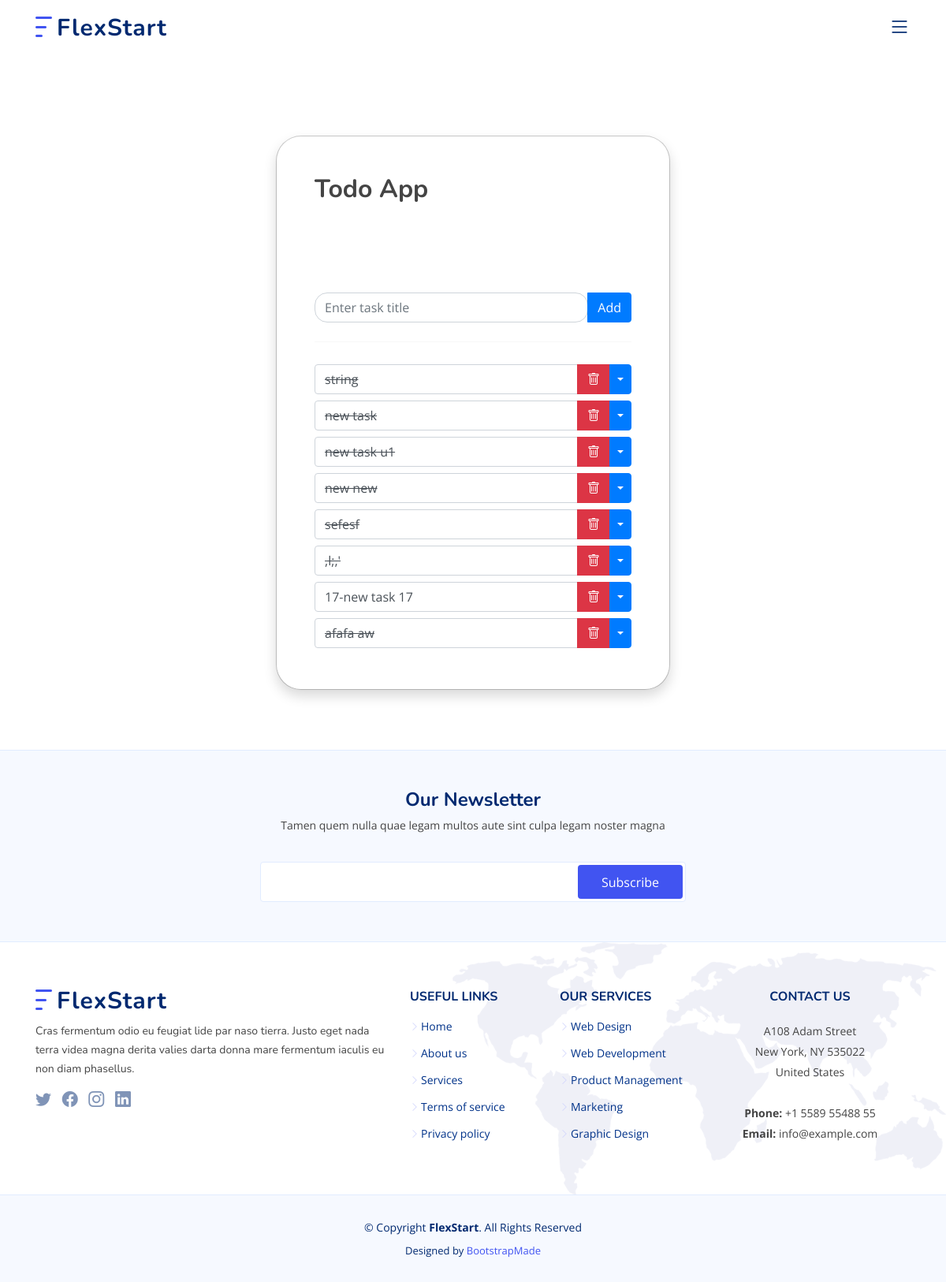
/todo/tasks/ (signed in), run on the app's committed database.
### app_todo/models.py (models this page shows, shortened)
class Task(models.Model):
    user = models.ForeignKey(Profile, on_delete=models.CASCADE, null=True, blank=True)
    title = models.CharField(max_length=200)
    status = models.BooleanField(default=False)
    created_date = models.DateTimeField(auto_now_add=True)
    def __str__(self):
        return str(self.id) + "-" + str(self.title)
    class Meta:
        db_table = "app_todo_task"

### app_todo/views.py (the view)
# urls.py: path("tasks/", TaskList.as_view(), name="task_list"),
class TaskList(LoginRequiredMixin, ListView):
    context_object_name = "tasks"
    template_name = "app_todo/task_list.html"
    def get_queryset(self):
        return Task.objects.filter(user=self.request.user.profile)

### templates/app_todo/task_list.html (shortened to what this page needs)
{% extends 'base/_base.html' %}
{% load static %}
{% block content %}
<div class="modal modal-signin position-static d-block  py-5" tabindex="-1" role="dialog" id="modalSignin">
  <div class="modal-dialog" role="document">
    <div class="modal-content rounded-5 shadow">
      <div class="modal-header p-5 pb-4 border-bottom-0">
        <h2 class="fw-bold mb-0">Todo App</h2>
      </div>
      <div class="modal-body p-5 pt-0">
        <form class="pt-3" method="POST" action="{% url 'app_todo:create_task' %}">
          <div class="input-group mb-3">
            <input type="text" class="form-control rounded-4" name="title" placeholder="Enter task title"
              aria-label="Recipient's username" aria-describedby="button-addon2">
            <button class="btn btn-primary" type="submit">Add</button>
          </div>
          <hr class="my-4">
          {% for task in tasks %}
          <div class="input-group py-1">
            <span type="text" class="form-control" aria-label="Text input with segmented dropdown button">
              {% if task.status == True %}
              <strike>{{task.title}}</strike>
              {% else %}
              <span>{{task}}</span>
              {% endif %}
            </span>
            <a type="button" class="btn btn-danger" href="{% url 'app_todo:delete_task' task.id %}"><i class="bi bi-trash"></i></a>
            <button type="button" class="btn btn-primary dropdown-toggle dropdown-toggle-split" data-bs-toggle="dropdown"
              aria-expanded="false">
            </button>
          </div>
          {% endfor %}
        </form>
      </div>
    </div>
  </div>
</div>
{% endblock %}

### static/assets/css/style.css (style rules this page uses)
:root { scroll-behavior: smooth; }
body { font-family: "Open Sans", sans-serif; color: #444444; }
a { color: #4154f1; text-decoration: none; }
h1, h2, h3, h4, h5, h6 { font-family: "Nunito", sans-serif; }

### data on the page
Task: title "string"
Task: title "new task"
Task: title "new task u1"
Task: title "new new"
Task: title "sefesf"
Task: title ",l;,'"
Task: id+title "17-new task 17"
Task: title "afafa aw"
